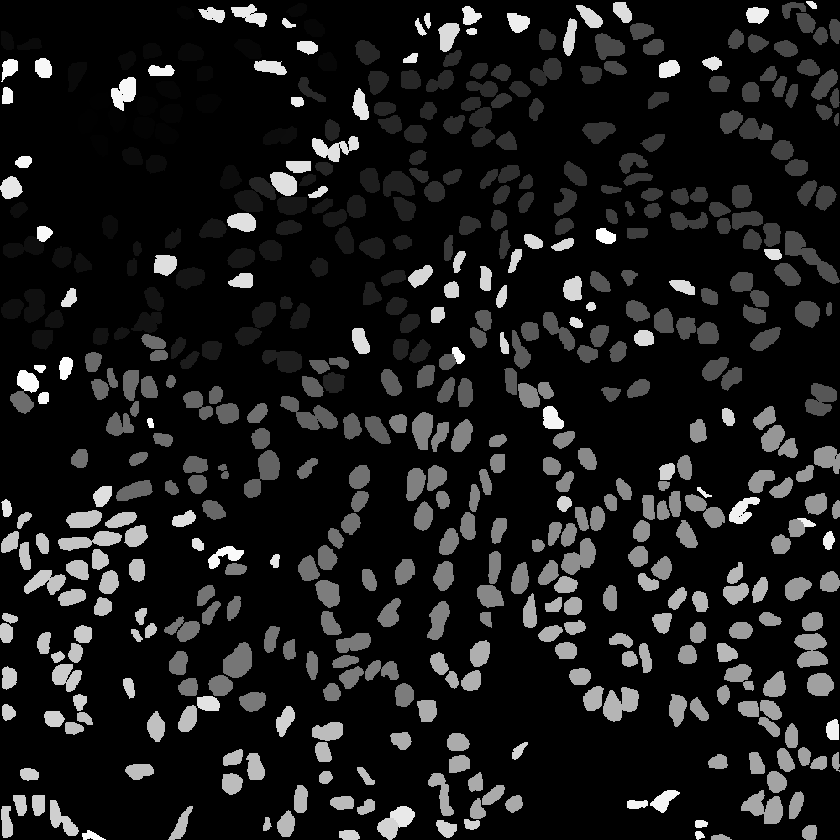
#> input picture datasets/test/label/TCGA-2Z-A9J9-01A-01-TS1.png, 840 x 840 px, shrunk from 1000 x 1000 before the run
$ python visual_color_mask.py
#> lines starting #> are read from the running program, lines starting #| are printed output that depends on the picture; after the words box and inside, x2 and y2 are one past the last pixel; in counts of white or black regions, pixels touching at a corner belong together
import matplotlib.pyplot as plt
import numpy as np
from PIL import Image
from scipy.ndimage import morphology
import random
# 对npy文件或者实例png图片进行可视化
def display_color_mask(npy_path:str):
    if npy_path.endswith(".png"):
      data=np.array(Image.open(npy_path))
#> data is the input picture: shape (840, 840) uint16; min 0, max 575, mean 61.4
    elif npy_path.endswith(".npy"):
      data = np.load(npy_path)
    try:
        # 从.npy文件加载数据
        unique_values=np.unique(data)
#> unique_values = 576 values from 0 to 575
        unique_values = unique_values[unique_values != 0]
#> unique_values = 575 values from 1 to 575

        # 创建颜色掩码
        color_mask = np.zeros(data.shape + (3,), dtype=np.uint8)
        for unique_value in unique_values:
          random_numbers = [random.randint(0, 256) for _ in range(3)]
          color_mask[data==unique_value]=random_numbers
#> this loop made 575 passes
#> random_numbers on passes 1 to 3: [197, 215, 20], [132, 248, 207], [155, 244, 183]
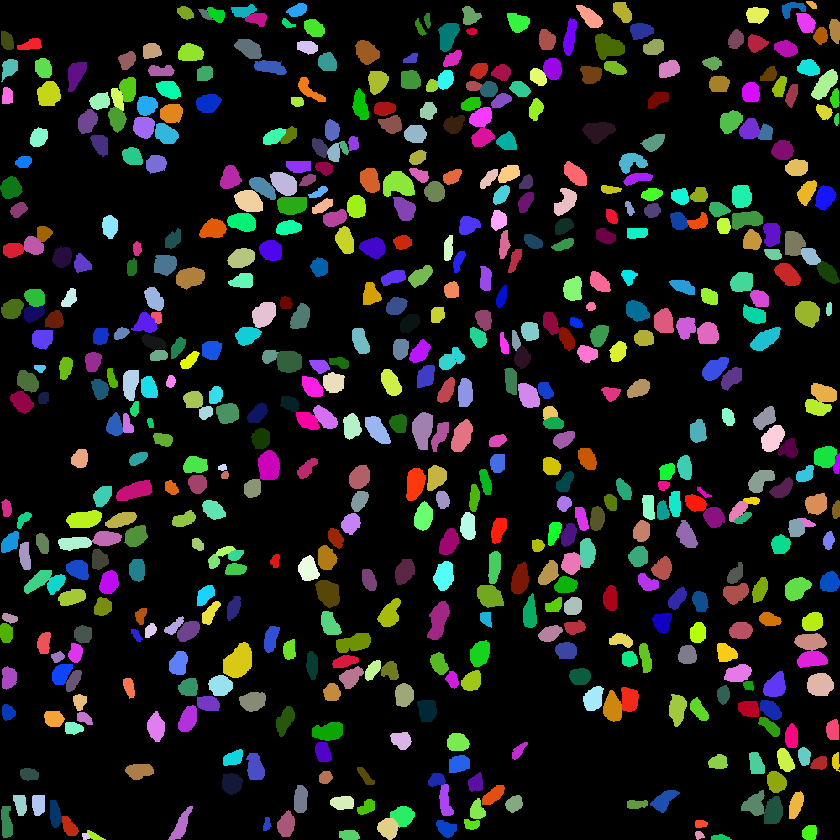
#> color_mask: shape (840, 840, 3); mean of channels 0, 1, 2 28.5, 29.5, 27.5; drawn as R, G, B
        # color_mask[data != 0] = [255, 0, 0]  # 设置非零值的颜色，此处示例使用红色
        dilated_mask = morphology.binary_dilation(data != 0)
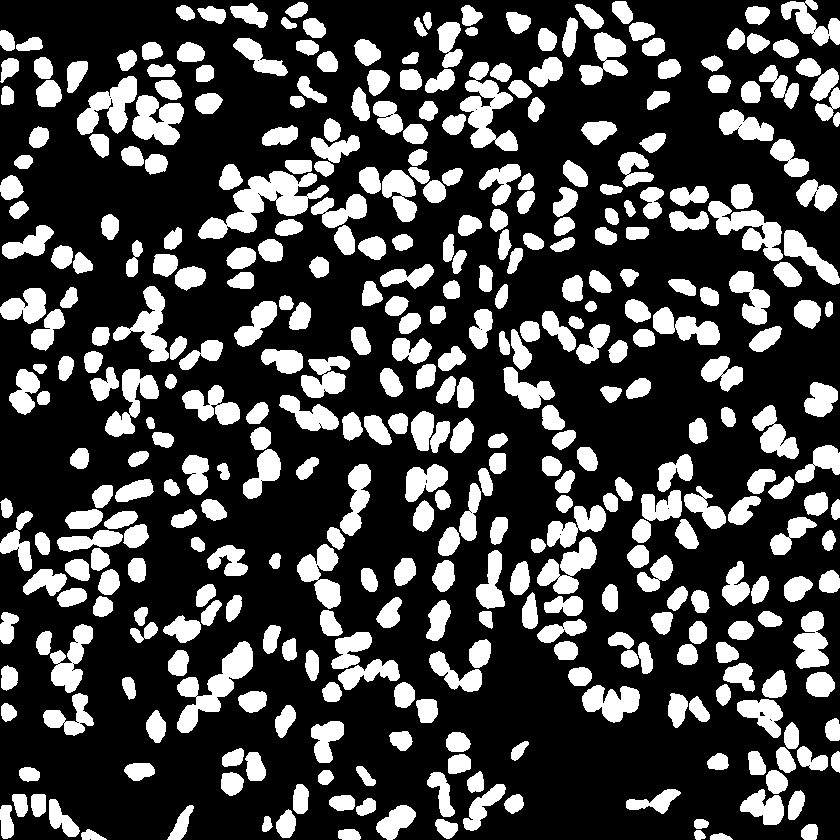
#> dilated_mask: shape (840, 840) bool; 27.3% white; 393 white regions, largest, box (x1, y1, x2, y2) and area: (198, 171, 329, 239) 3447, (177, 641, 253, 733) 2481, (460, 62, 518, 151) 2375
        # color_mask[dilated_mask] = [255, 255, 255]
        # 展示颜色掩码
        plt.imshow(color_mask)
        plt.axis('off')
        plt.show()
    except Exception as e:
        print(f"展示颜色掩码失败：{str(e)}")

if __name__ == '__main__':

  path="datasets/test/label/TCGA-2Z-A9J9-01A-01-TS1.png"
  display_color_mask(path)

$ run again, with datasets/test/label/TCGA-44-2665-01B-06-BS6.png copied over datasets/test/label/TCGA-2Z-A9J9-01A-01-TS1.png
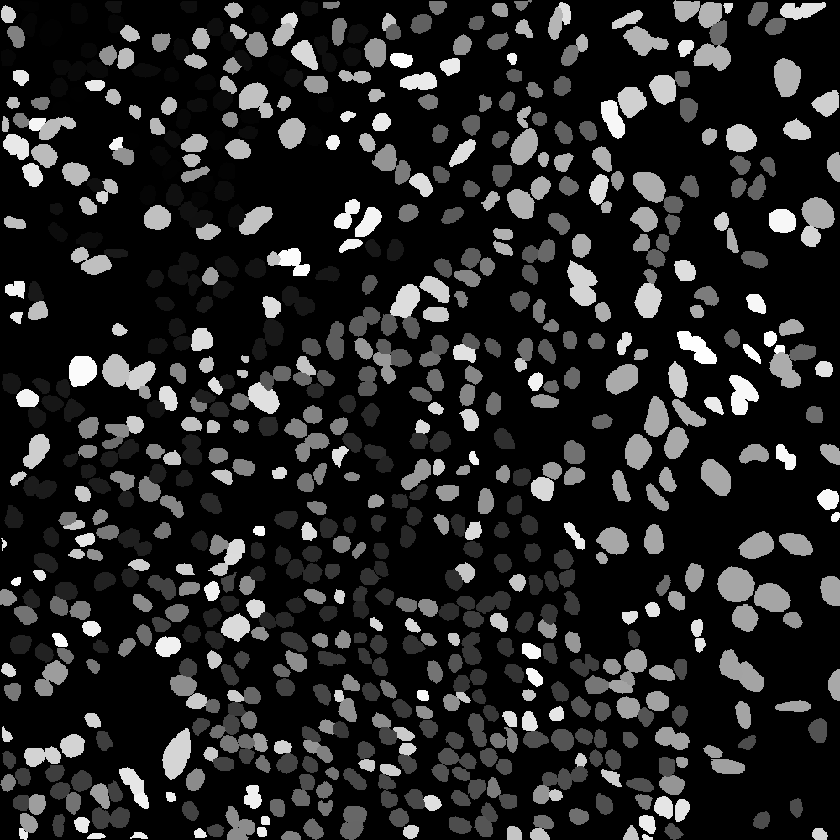
#> input picture datasets/test/label/TCGA-44-2665-01B-06-BS6.png, 840 x 840 px, shrunk from 1000 x 1000 before the run
#> in display_color_mask, data is the input picture: shape (840, 840) uint16; min 0, max 818, mean 123.1
#> in display_color_mask, `unique_values=np.unique(data)`: unique_values = 819 values from 0 to 818
#> in display_color_mask, `unique_values = unique_values[unique_values != 0]`: unique_values = 818 values from 1 to 818
#> the loop in display_color_mask, `for unique_value in unique_values:` made 818 passes
#> random_numbers on passes 1 to 3: [197, 215, 20], [132, 248, 207], [155, 244, 183]
#> after the loop in display_color_mask, `for unique_value in unique_values:`:
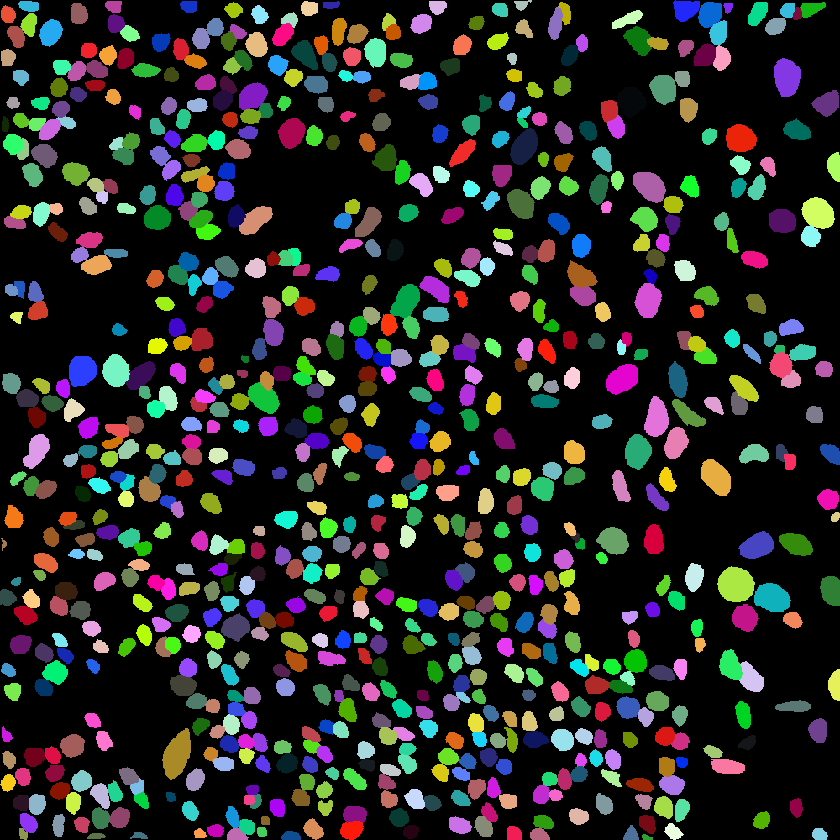
#> color_mask: shape (840, 840, 3); mean of channels 0, 1, 2 37.7, 38.3, 36.5; drawn as R, G, B
#> in display_color_mask, `dilated_mask = morphology.binary_dilation(data != 0)`:
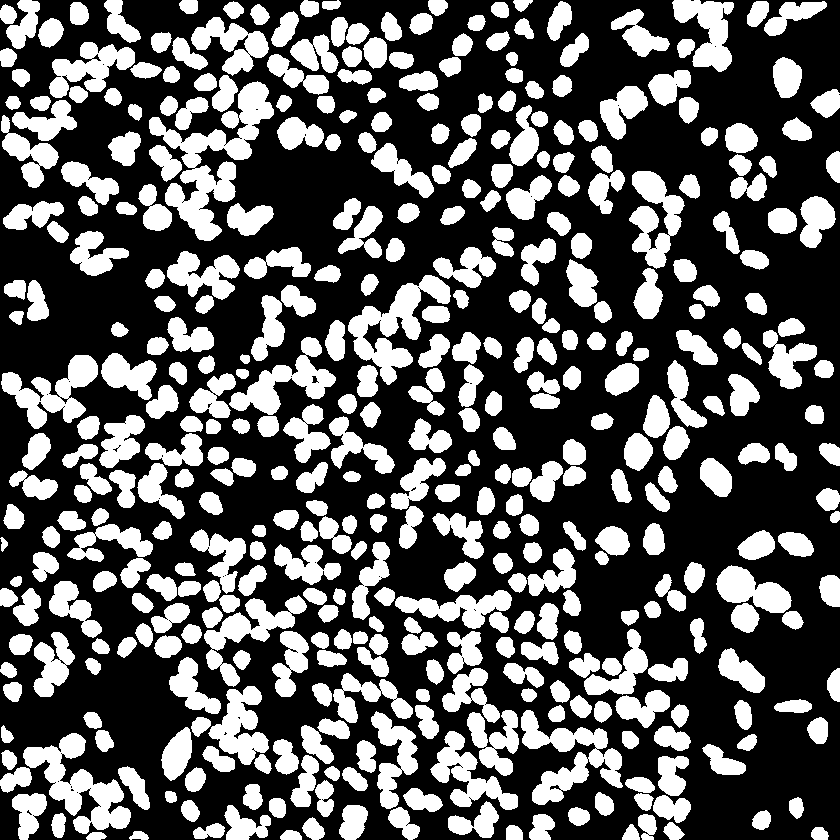
#> dilated_mask: shape (840, 840) bool; 35.9% white; 425 white regions, largest, box (x1, y1, x2, y2) and area: (149, 81, 274, 241) 6444, (23, 733, 131, 834) 4168, (348, 275, 451, 385) 4030

$ run again, with datasets/test/label/TCGA-69-7764-01A-01-TS1.png copied over datasets/test/label/TCGA-2Z-A9J9-01A-01-TS1.png
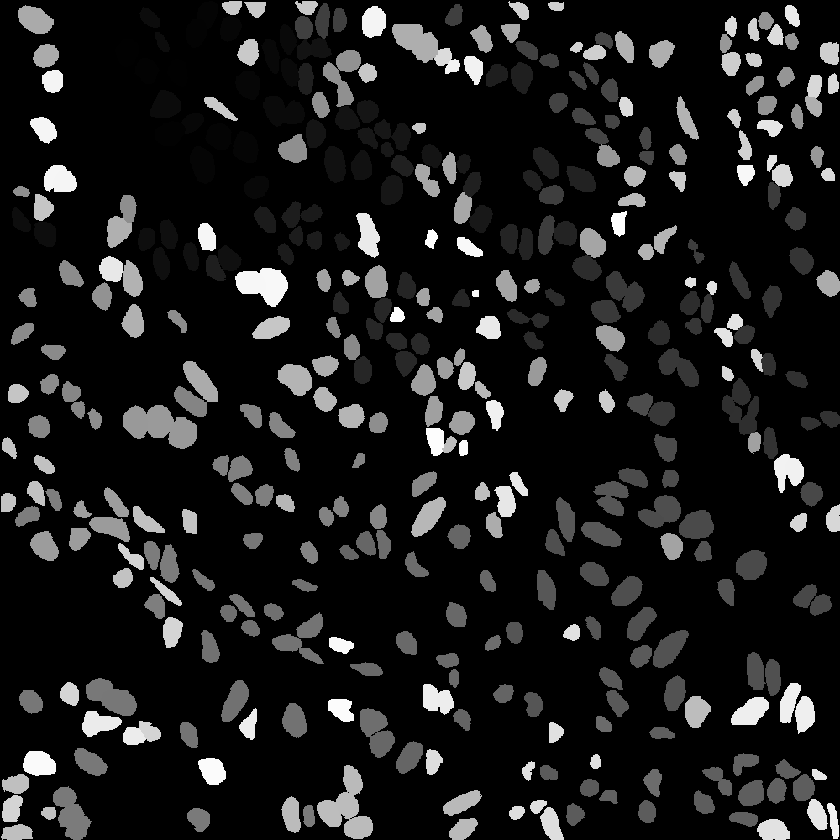
#> input picture datasets/test/label/TCGA-69-7764-01A-01-TS1.png, 840 x 840 px, shrunk from 1000 x 1000 before the run
#> in display_color_mask, data is the input picture: shape (840, 840) uint16; min 0, max 441, mean 47.7
#> in display_color_mask, `unique_values=np.unique(data)`: unique_values = 442 values from 0 to 441
#> in display_color_mask, `unique_values = unique_values[unique_values != 0]`: unique_values = 441 values from 1 to 441
#> the loop in display_color_mask, `for unique_value in unique_values:` made 441 passes
#> random_numbers on passes 1 to 3: [197, 215, 20], [132, 248, 207], [155, 244, 183]
#> after the loop in display_color_mask, `for unique_value in unique_values:`:
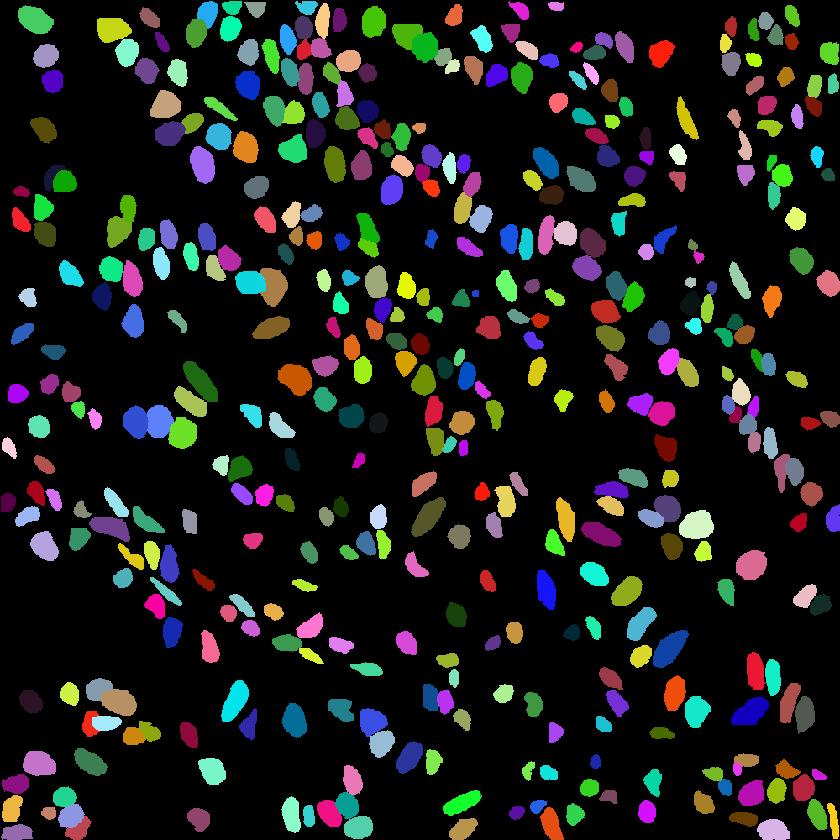
#> color_mask: shape (840, 840, 3); mean of channels 0, 1, 2 27.5, 28.7, 26.5; drawn as R, G, B
#> in display_color_mask, `dilated_mask = morphology.binary_dilation(data != 0)`:
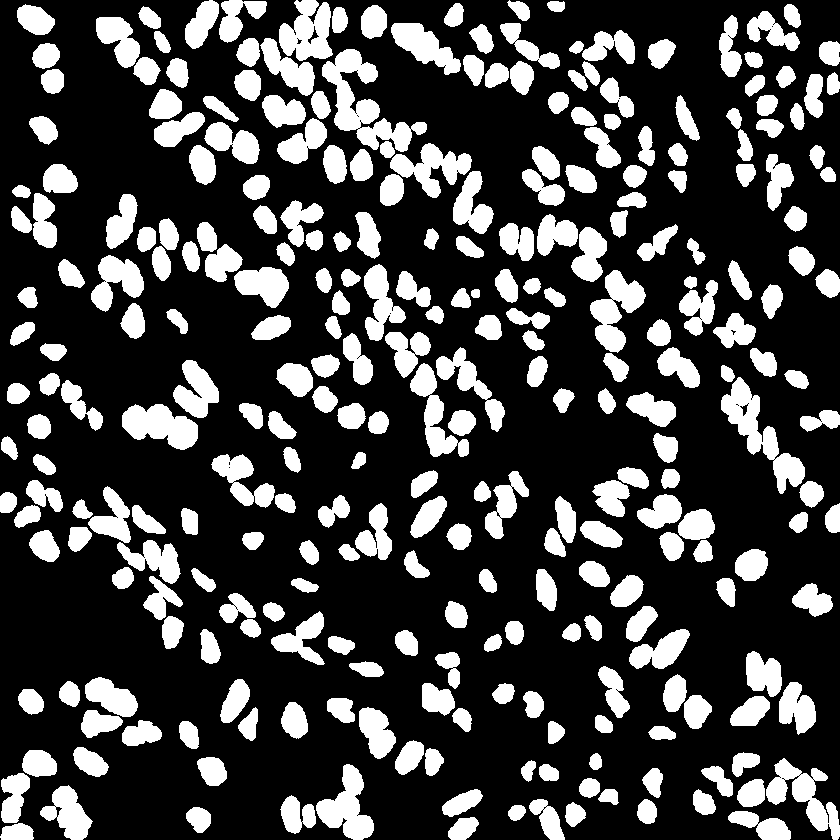
#> dilated_mask: shape (840, 840) bool; 26.2% white; 289 white regions, largest, box (x1, y1, x2, y2) and area: (322, 49, 427, 152) 3741, (721, 377, 805, 494) 2975, (766, 758, 840, 840) 2353

$ run again, with datasets/test/label/TCGA-A6-6782-01A-01-BS1.png copied over datasets/test/label/TCGA-2Z-A9J9-01A-01-TS1.png
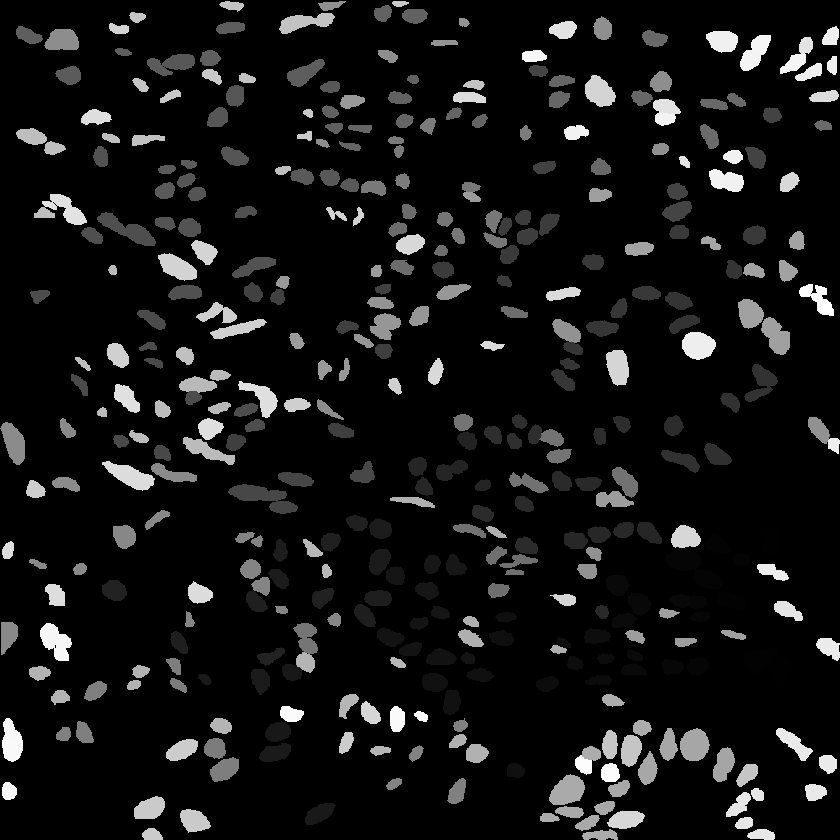
#> input picture datasets/test/label/TCGA-A6-6782-01A-01-BS1.png, 840 x 840 px, shrunk from 1000 x 1000 before the run
#> in display_color_mask, data is the input picture: shape (840, 840) uint16; min 0, max 441, mean 35.1
#> in display_color_mask, `unique_values=np.unique(data)`: unique_values = 442 values from 0 to 441
#> in display_color_mask, `unique_values = unique_values[unique_values != 0]`: unique_values = 441 values from 1 to 441
#> the loop in display_color_mask, `for unique_value in unique_values:` made 441 passes
#> random_numbers on passes 1 to 3: [197, 215, 20], [132, 248, 207], [155, 244, 183]
#> after the loop in display_color_mask, `for unique_value in unique_values:`:
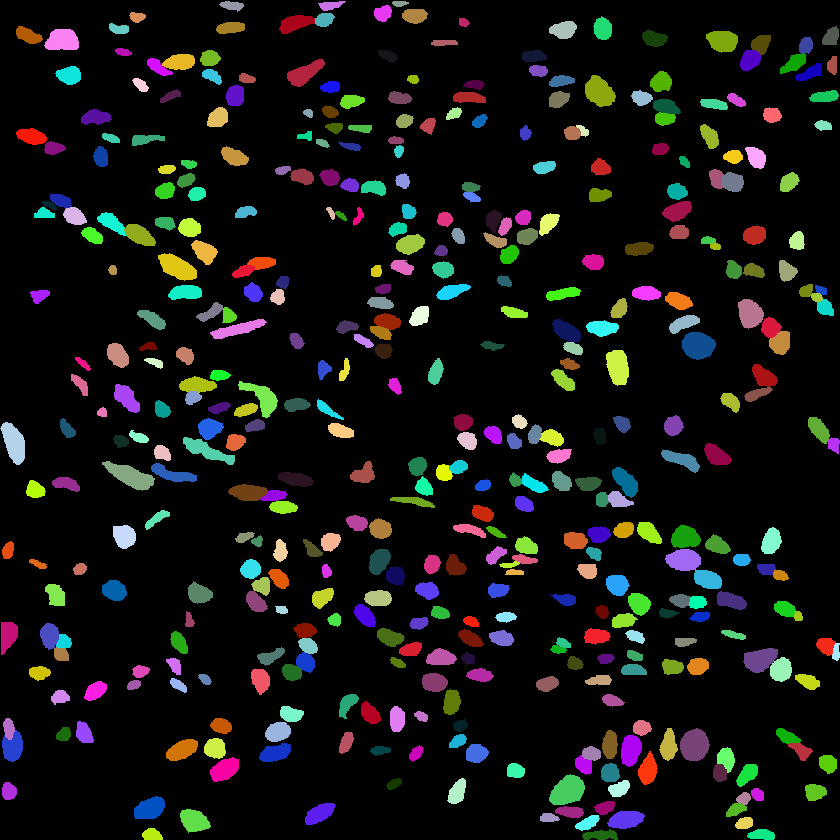
#> color_mask: shape (840, 840, 3); mean of channels 0, 1, 2 20.6, 20.7, 19.3; drawn as R, G, B
#> in display_color_mask, `dilated_mask = morphology.binary_dilation(data != 0)`:
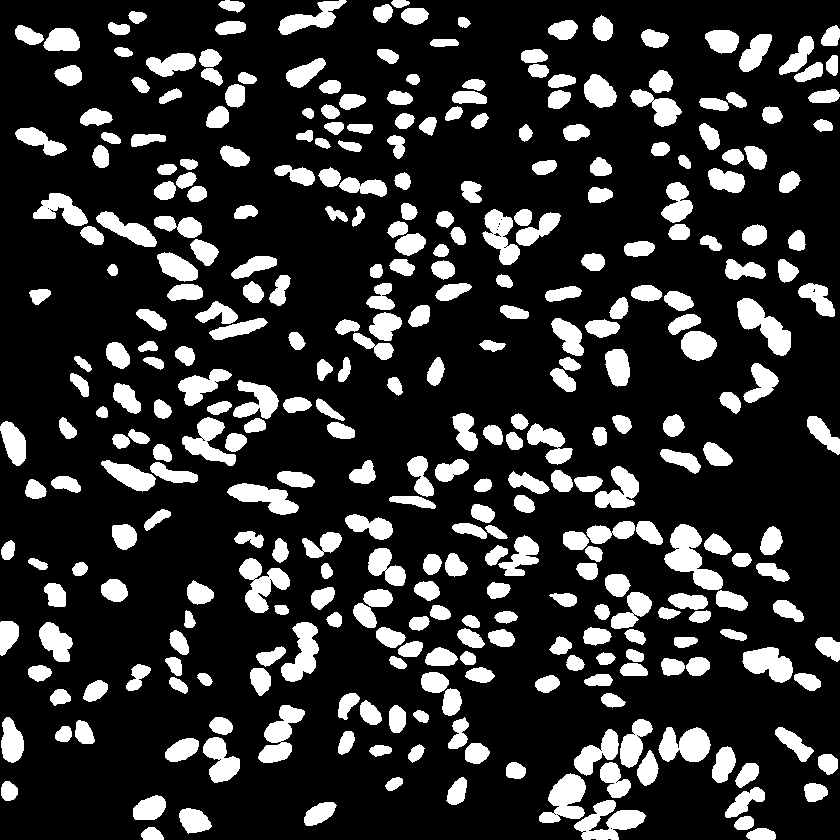
#> dilated_mask: shape (840, 840) bool; 19.7% white; 341 white regions, largest, box (x1, y1, x2, y2) and area: (664, 524, 723, 590) 1799, (574, 800, 646, 840) 1496, (737, 298, 791, 356) 1452
